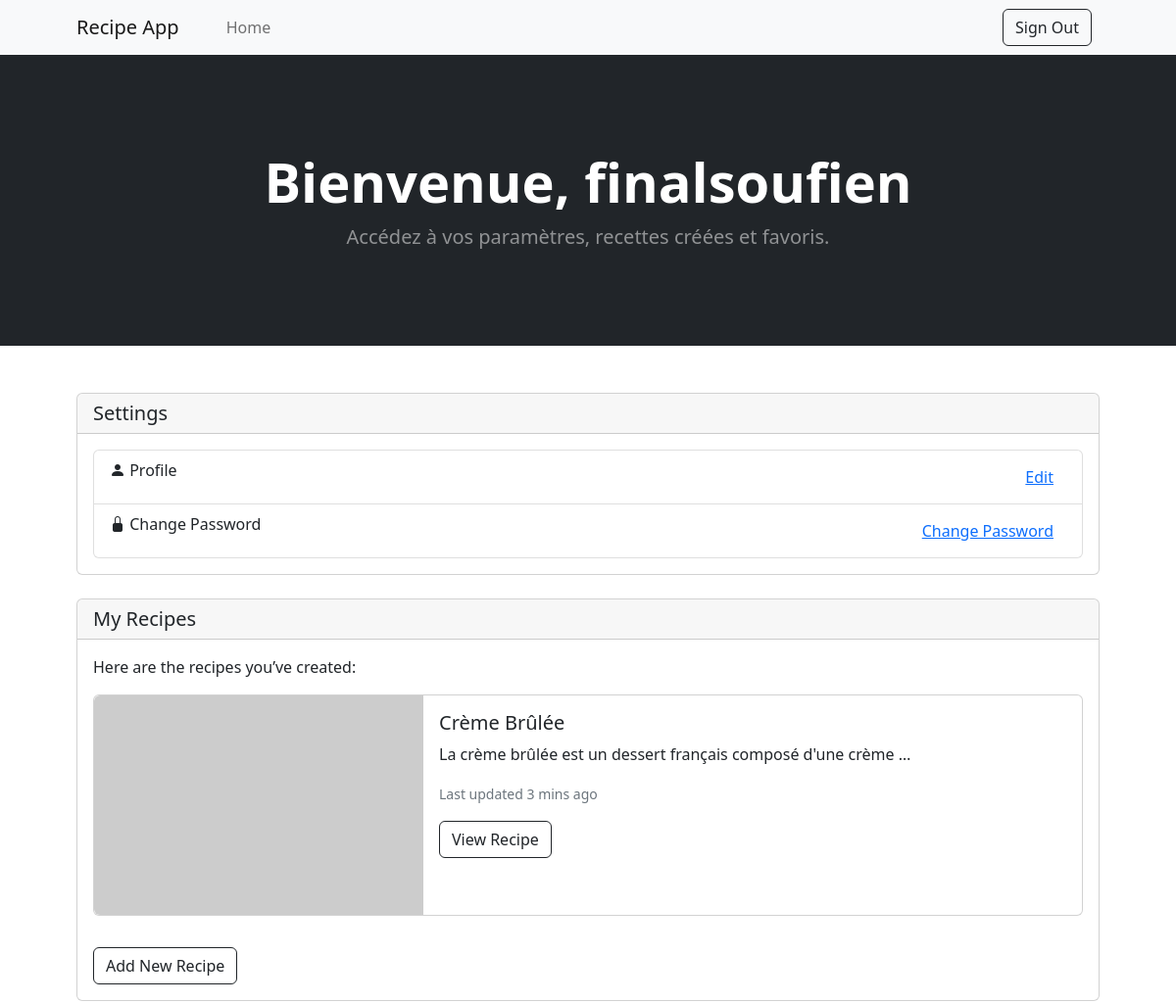
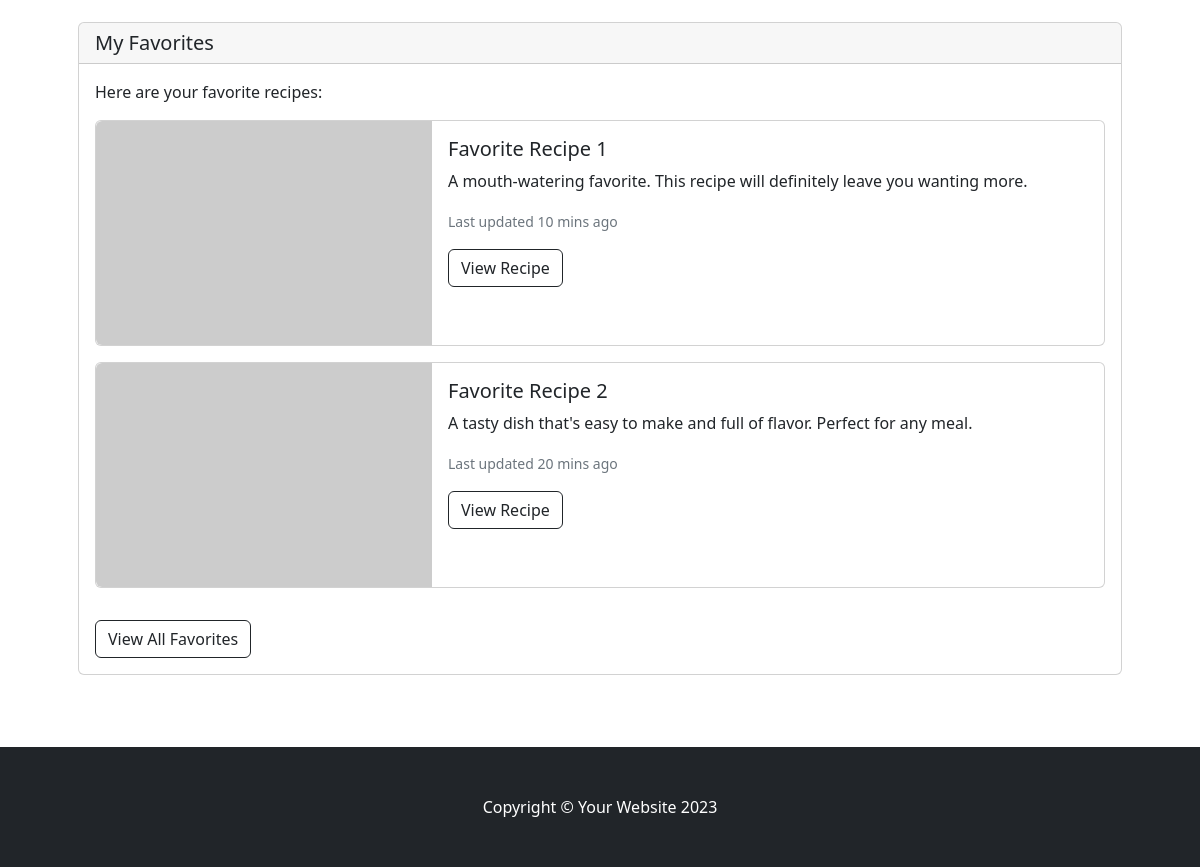
The page /user/profile/ (signed in) on the database its author committed (2 pictures, top to bottom).
### recipes/models.py (models this page shows, shortened)
class Recipe(models.Model):
    title = models.CharField(max_length=200)
    description = models.TextField()
    user = models.ForeignKey(User, on_delete=models.SET_NULL, null=True, blank=True)
    instructions = models.TextField()

### user/views.py (the view)
# urls.py: path('profile/',user.views.profile_view, name="profile"),
@login_required
def profile_view(request):
    recettes_user = Recipe.objects.filter(user=request.user)
    return render(request, 'user/profile.html',{'recettes_user':recettes_user})

### user/templates/user/profile.html (shortened to what this page needs)
<!DOCTYPE html>
<html lang="en">
    <head>
        <link href="https://cdn.jsdelivr.net/npm/bootstrap-icons@1.5.0/font/bootstrap-icons.css" rel="stylesheet" />
        {% load static %}
        <link href="{% static 'recipes/css/styles.css' %}" rel="stylesheet" />
    </head>
    <body>
        <nav class="navbar navbar-expand-lg navbar-light bg-light">
            <div class="container px-4 px-lg-5">
                <a class="navbar-brand" href="#!">Recipe App</a>
                <div class="collapse navbar-collapse" id="navbarSupportedContent">
                    <ul class="navbar-nav me-auto mb-2 mb-lg-0 ms-lg-4">
                        <li class="nav-item"><a class="nav-link" href="{% url 'recipes' %}">Home</a></li>
                    </ul>
                    <form class="d-flex">
                        <a href="{% url 'logout' %}">
                            <button class="btn btn-outline-dark me-2" type="button"> Sign Out </button>
                        </a>
                    </form>
                </div>
            </div>
        </nav>
        <header class="bg-dark py-5">
            <div class="container px-4 px-lg-5 my-5">
                <div class="text-center text-white">
                    <h1 class="display-4 fw-bolder">Bienvenue, {{ user.username }}</h1>
                    <p class="lead fw-normal text-white-50 mb-0">Accédez à vos paramètres, recettes créées et favoris.</p>
                </div>
            </div>
        </header>
        <div class="container px-4 px-lg-5 py-5">
            <div class="row">
                <div class="col-lg-12 mb-4">
                    <div class="card">
                        <div class="card-header">
                            <h5 class="card-title mb-0">Settings</h5>
                        </div>
                        <div class="card-body">
                            <ul class="list-group">
                                <li class="list-group-item">
                                    <i class="bi bi-person-fill"></i> Profile
                                    <a href="{% url 'change_name' %}" class="btn btn-link float-end">Edit</a>
                                </li>
                                <li class="list-group-item">
                                    <i class="bi bi-lock-fill"></i> Change Password
                                    <a href="{% url 'change_password' %}" class="btn btn-link float-end">Change Password</a>
                                </li>
                            </ul>
                        </div>
                    </div>
                </div>
                <div class="col-lg-12 mb-4">
                    <div class="card">
                        <div class="card-header">
                            <h5 class="card-title mb-0">My Recipes</h5>
                        </div>
                        <div class="card-body">
                            {% if recettes_user%}
                            <p>Here are the recipes you’ve created:</p>
                            {% endif %}
                            {%for recette in recettes_user%}
                            <div class="card mb-3">
                                <div class="row g-0">
                                    <div class="col-md-4">
                                        <img src="https://dummyimage.com/450x300/dee2e6/6c757d.jpg" class="img-fluid rounded-start" alt="Recipe 1">
                                    </div>
                                    <div class="col-md-8">
                                        <div class="card-body">
                                            <h5 class="card-title">{{recette.title}}</h5>
                                            <p class="card-text">{{recette.description|truncatewords:10}}</p>
                                            <p class="card-text"><small class="text-muted">Last updated 3 mins ago</small></p>
                                            <button class="btn btn-outline-dark">View Recipe</button>
                                        </div>
                                    </div>
                                </div>
                            </div>
                            {% endfor %}
                            <button class="btn btn-outline-dark mt-3">Add New Recipe</button>
                        </div>
                    </div>
                </div>
                <div class="col-lg-12 mb-4">
                    <div class="card">
                        <div class="card-header">
                            <h5 class="card-title mb-0">My Favorites</h5>
                        </div>
                        <div class="card-body">
                            <p>Here are your favorite recipes:</p>
                            <div class="card mb-3">
                                <div class="row g-0">
                                    <div class="col-md-4">
                                        <img src="https://dummyimage.com/450x300/dee2e6/6c757d.jpg" class="img-fluid rounded-start" alt="Favorite Recipe 1">
                                    </div>
                                    <div class="col-md-8">
                                        <div class="card-body">
                                            <h5 class="card-title">Favorite Recipe 1</h5>
                                            <p class="card-text">A mouth-watering favorite. This recipe will definitely leave you wanting more.</p>
                                            <p class="card-text"><small class="text-muted">Last updated 10 mins ago</small></p>
                                            <button class="btn btn-outline-dark">View Recipe</button>
                                        </div>
                                    </div>
                                </div>
                            </div>
                            <div class="card mb-3">
                                <div class="row g-0">
                                    <div class="col-md-4">
                                        <img src="https://dummyimage.com/450x300/dee2e6/6c757d.jpg" class="img-fluid rounded-start" alt="Favorite Recipe 2">
                                    </div>
                                    <div class="col-md-8">
                                        <div class="card-body">
                                            <h5 class="card-title">Favorite Recipe 2</h5>
                                            <p class="card-text">A tasty dish that's easy to make and full of flavor. Perfect for any meal.</p>
                                            <p class="card-text"><small class="text-muted">Last updated 20 mins ago</small></p>
                                            <button class="btn btn-outline-dark">View Recipe</button>
                                        </div>
                                    </div>
                                </div>
                            </div>
                            <button class="btn btn-outline-dark mt-3">View All Favorites</button>
                        </div>
                    </div>
                </div>
            </div>
        </div>
        <footer class="py-5 bg-dark">
            <div class="container"><p class="m-0 text-center text-white">Copyright &copy; Your Website 2023</p></div>
        </footer>
    </body>
</html>

### rows shown on the page
Recipe: title "Crème Brûlée", description "La crème brûlée est un dessert français composé d'une crème …"

### other values the page prints
{{ user.username }} "finalsoufien"
